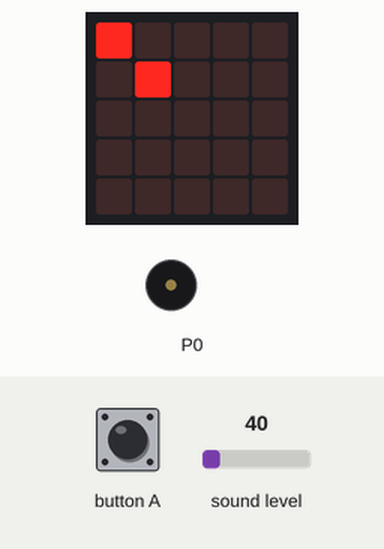
Recording of a program running on a simulated BBC micro:bit (MakeCode). Parts: the board's 5×5 LED display, buzzer (waves = sounding). The test bench sets the inputs (shaded band); at power-on: sound level 40.

Above: at 1.6 s.
1.7 s: button A pressed for 0.15 s
At 2.1 s:
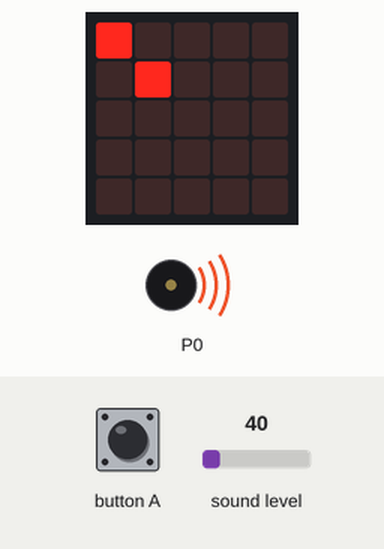
Timing chart, 0 to 4.7 s (numbered marks = the images above; inputs shaded):
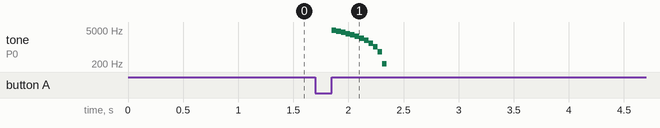

The program:

main.ts
```typescript
input.onButtonPressed(Button.A, function () {
    music.playSoundEffect(music.createSoundEffect(
    WaveShape.Sine,
    5000,
    0,
    255,
    0,
    500,
    SoundExpressionEffect.None,
    InterpolationCurve.Linear
    ), SoundExpressionPlayMode.UntilDone)
})
input.onSound(DetectedSound.Quiet, function () {
    basic.showLeds(`
        . . . . .
        . . . . .
        . . . . .
        . . # . .
        . . # . .
        `)
})
basic.showLeds(`
    # . . . .
    . # . . .
    . . . . .
    . . . . .
    . . . . .
    `)
input.setSoundThreshold(SoundThreshold.Loud, 125)
basic.forever(function () {

})
```

test.ts
```typescript
// les tests vont ici ; cela ne sera pas compilé si ce paquet est utilisé en tant qu'extension.
```

Measured:
- after the input at 1.7 s, tone on P0: plays 4791 Hz for 0.04 s, 4375 Hz for 0.04 s, 3958 Hz for 0.04 s, 3541 Hz for 0.04 s, 3125 Hz for 0.04 s, 2708 Hz for 0.04 s … (12 notes in this stretch), starting after 0.15 s
